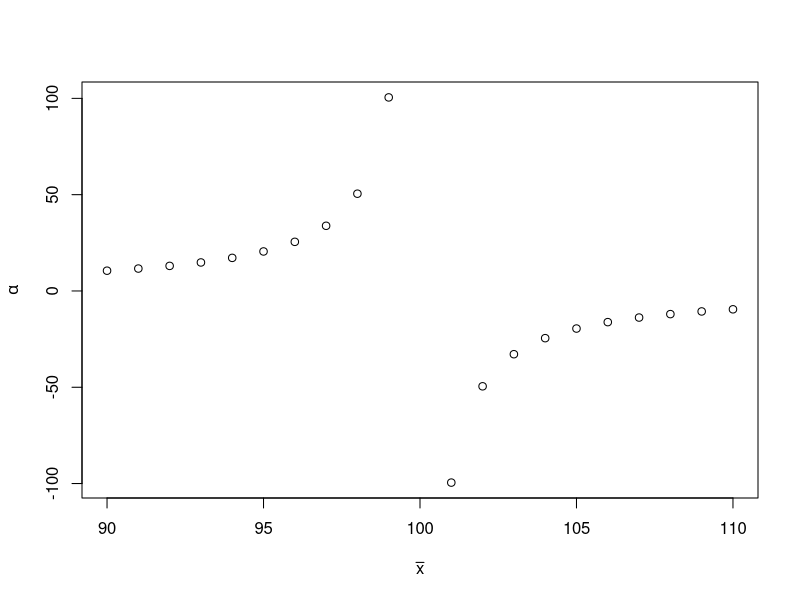

Write R code to recreate this figure. (Note: this script raises an error after producing the figure.)
## ---- chunk 1
xbar <-90:110
s <- 100
# MME
alpha_tilde <- 2*s^2/xbar^2 * 1/(s^2/xbar^2 - 1)
lambda_tilde <- xbar*(alpha_tilde -1)
plot(xbar,alpha_tilde, xlab = expression(bar(x)), ylab = expression(alpha))

## ---- chunk 2
# discrete random variable
x <- c(1,2) #1 = type A, 2 = type B
px <- c(0.9,0.1)

alpha <- c(3,4)
beta <- c(400,1000)

claim <- 1000

pclaim <- ppareto(claim, shape = alpha, scale = beta, lower.tail = FALSE)

ans1 <- px %*% pclaim 

EXtype <-  beta/(alpha - 1)

EX2type <- alpha*beta^2/((alpha-1)^2 * (alpha-2)   ) + EXtype^2

EX <- px %*% EXtype

EX2 <- px %*% EX2type


VX <- EX2 - (EX)^2 
SX <- sqrt(VX)

alpha_tilde <- 2*VX/EX^2 * 1/(VX/EX^2 - 1) #/tilde/alpha
beta_tilde <- EX*(alpha_tilde -1)

pYclaim <- ppareto(claim, shape = alpha_tilde, scale = beta_tilde, lower.tail = FALSE)


## ---- chunk 3
EX <- 200
VX <- 2916

sigma_tilda <- sqrt(log(  VX/EX^2 +1  ))  # gives \tilde\sigma
mu_tilda <- log(EX) - sigma_tilda^2/2      # gives \tilde\mu

x <- 250

probx <- pnorm(log(x), mean = mu_tilda, sd = sigma_tilda, lower.tail = FALSE )
## ---- chunk 4


EY <- 200
VY <- 250^2

d<-100

alpha_tilde <- 2*VY/EY^2 * 1/(VY/EY^2 - 1) #/tilde/alpha
beta_tilde <- EY*(alpha_tilde -1)

lambda_tilde <- beta_tilde - d

ans2  <- ppareto(d,shape=alpha_tilde,scale=beta_tilde)

pYclaim <- ppareto(claim, shape = alpha_tilde, scale = beta_tilde, lower.tail = FALSE)


EYI <- 160
M <- (lambda_tilde + d)/(1 - (alpha_tilde - 1)*EYI/(lambda_tilde + d))^{1/(alpha_tilde - 1)} - (lambda_tilde + d)

## ---- chunk 5
# Compound Poisson Distribution
# CP(lambda,FX)
# N ~ Poisson(lambad) = Poisson(10)
# X ~ Ga(alpha,beta)= Pa(2,1)

lambda <-20
alpha <- 2
beta <- 1


r <- c(1,2,3)
mr <- (1/beta^r)*(gamma(alpha + r)/gamma(alpha))


ES <- lambda*mr[1]
VS <- lambda*mr[2]
Sk <- (lambda * mr[3])/(lambda * mr[2])^(3/2)   
## ---- chunk 6
policyLimit <- 125
lambda <- 0.02

n <- c(60,40)

lambda <- lambda*n
deductible <- c(10,0)

# First group of policies
x <- c(50,150,200)
px <- c(1/3,1/3,1/3)

x1 <- sapply(x-deductible[1], function(i){min(i, policyLimit)})
x1 <- unique(x1)
x2 <- sapply(x-deductible[2], function(i){min(i, policyLimit)})
x2 <- unique(x2)

# Hard coding
px1 <- c(1/3,2/3)
px2 <- c(1/3,2/3)

EX1 <- px1 %*% x1
EX2 <- px2 %*% x2

ES1 <- lambda[1]*EX1
ES2 <- lambda[2]*EX2
## ---- chunk 7
N <- c(0,1,2,3)
PN <- c(0.5,0.3,0.1,0.1)

EN <- N %*% PN
EN2 <- N^2 %*% PN
VN <- EN2 - (EN)^2

# X ~ uniform U(a,b)
a <- 0
b <- 100

EX <- 1/2*(a + b)
EX2 <- 1/3*(a^2 +a*b +  b^2)

ES <- EN*EX
VS <- EN*(EX2 - EX^2) + VN*EX^2
## ---- chunk 8
# Compound Poisson Distribution
# CP(lambda,FX)
# N ~ Poisson(lambda) = Poisson(200)
# X ~ Exp(1/mu)

lambda <-200
muInit <- 500

#Proportional factor
alpha <- c(0.8,0.2)

r <- c(1,2)
# for insurer after proportional reinsurance
mu <- muInit*alpha

mrX <- gamma(r+1)*(muInit[1])^r
mrY <- gamma(r+1)*(mu[1])^r  #mrI[1] and mrI[2] (for insurer)
mrZ <- gamma(r+1)*(mu[2])^r

ES <- lambda*mrX[1]
VS <- lambda*mrX[2]


ESI <- lambda*mrY[1]
VSI <- lambda*mrY[2]

ESR <- lambda*mrZ[1]
VSR <- lambda*mrZ[2]
## ---- chunk 9

N <- c(0,1,2,3)
PN <- c(0.5,0.3,0.1,0.1)

EN <- N %*% PN
EN2 <- N^2 %*% PN
VN <- EN2 - (EN)^2

# X ~ Pareto U(a,b)
alpha <- 4
beta <- 1

m1 <- beta/(alpha-1)
m2 <- (2*beta^2)/ ((alpha - 1) * (alpha -2))
m3 <- (6*beta^3)/ ((alpha - 1) * (alpha -2) * (alpha -3))

ES <- EN*m1
VS <- EN*(m2 - m1^2) + VN*m1^2
Sk <- (lambda * m3)/(lambda * m2)^(3/2)
## ---- chunk 10
# Compound Poisson Distribution
# CP(lambda,FX)
# N ~ Poisson(lambad) = Poisson(10)
# X ~ \mathcal{Pa}(alpha,beta)= \mathcal{Pa}(2,1)

lambda <-10
alpha <- 3
beta <- 2000


r <- c(1,2)
mr <- (beta^r)*(gamma(alpha - r)*gamma(1 + r))/gamma(alpha)


ES <- lambda*mr[1]
VS <- lambda*mr[2]
Sk <- (lambda * mr[3])/(lambda * mr[2])^(3/2)   

# Excess of loss reinsurance
M <- 1200
piM <- ppareto(M,shape = alpha, scale = beta, lower.tail = FALSE)

# Define W = X - M | X > M ~ \mathcal{Pa}(alpha,beta+M)
# Calculate E[W], E[W^2]
r <- c(1,2)
mrR <- ((beta+M)^r)*(gamma(alpha - r)*gamma(1 + r))/gamma(alpha)


lambdaR <- lambda*piM
ESR <- lambdaR*mrR[1]
VSR <- lambdaR*mrR[2]

theta  <- 0.15
thetaR <- 0.2

# Expected profit before reinsurance
EProfitBR <- theta*ES

# Expected profit after excess of loss reinsurance
EProfitAR <- theta*ES - thetaR*ESR

# the percentage reduction in the expected profit
reductionExpProfit <- 100*(EProfitBR - EProfitAR)/EProfitBR


### From X = Y + Z, now we will calculate E[Y^2] (see the formula from Gray p254)

eta <- beta/(beta + M)
EY2 <- (2*beta)*(beta*(1 - eta^(alpha - 2)) - (alpha -2)*M*eta^(alpha-1) )/((alpha-1)*(alpha-2))

ESI <- ES - ESR
VSI <- lambda*EY2

# the percentage reduction in the SD of  profit
reductionVarProfit <- 100*(sqrt(VS) - sqrt(VSI))/sqrt(VS)


## ---- chunk 11
# Compound Poisson Distribution
# CP(lambda,FX)
# N ~ Poisson(lambda) = Poisson(80)
# X ~ Exp(beta)

lambda <-80
beta <- 1/10

#retention level M = 20
M <- 20

mu <- 1/beta

#The proportion of claims which involve the reinsurer 
p <- exp(-M/mu)

EZ <- p*mu
EZ2 <- 2*p*mu^2
VZ <- EZ2 - EZ^2
covZ <- sqrt(VZ)/EZ


EX <- 1/beta
EX2 <- 2/beta^2

EY <- (1- exp(-beta*M))*EX

VY <- (1/beta^2)*(2 - exp(-beta*M)*( (beta*M)^2 + 2*(beta*M) + 2 )  ) + M^2*(exp(-beta*M)) - (EY)^2

EY2 <- 2*mu* (  mu*(1 - exp(-M/mu)) - M*exp(-M/mu)   )
VY <- EY2 - (EY)^2  
covY <- sqrt(VY)/EY


EZ <- exp(-M*beta)*EX
EZ2 <- 2*mu^2*exp(-M/mu)
VZ <- EZ2 - (EZ)^2  
covZ <- sqrt(VZ)/EZ
####


ES <- lambda*EX
VS <- lambda*EX2


ESI <- lambda*EY
VSI <- lambda*EY2

ESR <- lambda*EZ
VSR <- lambda*EZ2
## ---- chunk 12
fx <- c(0,1/2,1/4,1/4)
lambda <- 0.5
Fs <- aggregateDist("recursive", model.freq = "poisson",
                    model.sev = fx, lambda = lambda)

gr <- round(c(Fs(0), diff(Fs(0:11))),6)  # probability mass function
#plot(c(Fs(0), diff(Fs(0:11))) )     
